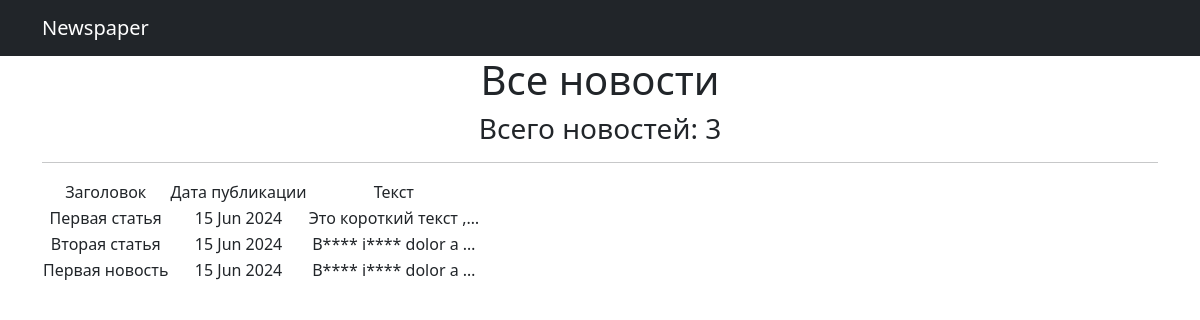
Screenshot of /news_list/ with the database file from the repository.
### news/models.py (models this page shows, shortened)
class Post(models.Model):
    post = 'PO'
    news = 'NE'
    TYPE = [
        (post, 'статья'),
        (news, 'новость')
    ]
    author = models.ForeignKey(Author, on_delete=models.CASCADE)
    type = models.CharField(max_length=2, choices=TYPE)
    creation_time = models.DateTimeField(auto_now_add=True)
    category = models.ManyToManyField(Category, through='PostCategory')
    title = models.CharField(max_length=255)
    text = models.TextField()
    rating = models.IntegerField(default=0)

### news/views.py (the view)
# urls.py: path('', NewsList.as_view()),
class NewsList(ListView):
    model = Post
    ordering = 'creation_time'
    template_name = 'news_list.html'
    context_object_name = 'news_list'

### news/templatetags/censorship.py (called while the page is built)
@register.filter()
def censor(value):
    processed = re.findall(r'\w+|[^\s\w]+', value)
    result = ''
    for word in processed:
        if word.lower() in black_list:
            letters = list(word)
            for i in range(len(letters) - 1):
                letters[i + 1] = '*'
            s = ''.join(letters)
            result += f'{s} '
        elif word in punctuations:
            result = result.strip()
            result += f'{word} '
        elif word in connectors:
            result = result.strip()
            result += f'{word}'
        else:
            result += f"{word} "
    result = result.strip()
    return result

### templates/news_list.html (shortened to what this page needs)
{% extends 'flatpages/default.html' %}
{% load censorship %}!
{% block content %}
   <h1>Все новости</h1>
   <h3>Всего новостей: {{ news_list|length }}</h3>
   <hr>
   {% if news_list %}
       <table>
           <tr>
               <td>Заголовок</td>
               <td>Дата публикации</td>
               <td>Текст</td>
           </tr>
           {% for news in news_list %}
           <tr>
               <td>{{ news.title | censor }}</td>
               <td>{{ news.creation_time | date:'d M Y' }}</td>
               <td>{{ news.text | truncatechars:20 | censor }}</td>
           </tr>
           {% endfor %}
       </table>
   {% else %}
       <h2>Новостей нет!</h2>
   {% endif %}
{% endblock content %}

### templates/flatpages/default.html (shortened to what this page needs)
<!DOCTYPE html>
<html lang="en">
    <head>
        {% load static %}
        <link href="{% static 'css/styles.css' %}" rel="stylesheet" />
    </head>
    <body>
        <nav class="navbar navbar-expand-lg navbar-dark bg-dark">
            <div class="container">
                <a class="navbar-brand" href="#">Newspaper</a>
            </div>
        </nav>
    <div class="container">
     <div class="row">
        <div class="col-lg-12 text-center">
               {% block content %}{% endblock content %}
        </div>
     </div>
    </div>
    </body>
</html>

### rows the page displays
Post: title|censor "Первая статья", creation_time "15 Jun 2024", text|censor "Это короткий текст ,…"
Post: title|censor "Вторая статья", creation_time "15 Jun 2024", text|censor "B**** i**** dolor a …"
Post: title|censor "Первая новость", creation_time "15 Jun 2024", text|censor "B**** i**** dolor a …"

### other values shown
{{ news_list|length }} "3"
